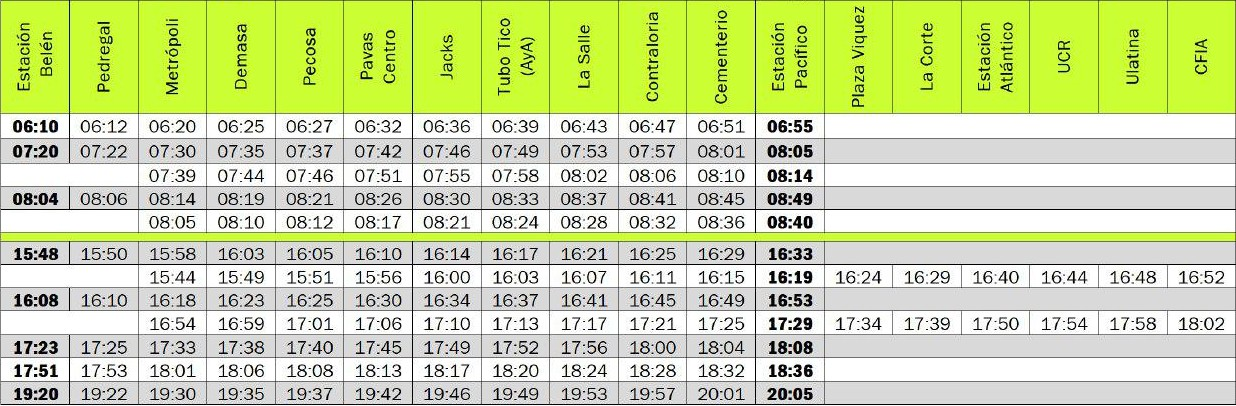
#> input picture imagen1.jpg, 1236 x 406 px
$ python ocr.py --image imagen1.jpg
#> lines starting #> are read from the running program, lines starting #| are printed output that depends on the picture; after the words box and inside, x2 and y2 are one past the last pixel; in counts of white or black regions, pixels touching at a corner belong together
from PIL import Image
import pytesseract
import argparse
import cv2
import os
import re

#####################################
#   Tarea #2                        #
#   Andrés Mora Miranda 2013241401  #
#   Daniela Quesada 2014009760      #
#####################################

def main():

	'''
	Ejemplo de corrida: python3 ocr.py --image /home/andres/Desktop/Compiladores/photo_2018-02-27_22-40-53.jpg
	Ejemplo de corrida con preprocess (opcional): python3 ocr.py --image /home/andres/Desktop/Compiladores/photo_2018-02-27_22-40-53.jpg --preprocess blur
	'''

	filename = 'ocr.txt' # nombre del archivo.
	pattern = '([0-1]?\d|2[0-3]):?([0-5]\d)(\s?[apAP].[mM].)?' # expresión regular.

	'''
	 Construcción y análisis del argumento.
	 --image: El camino a la imagen que estamos enviando a través del sistema OCR.
	 --preprocess: El método de preprocesamiento, thresh (umbral) o blur (desenfoque).
	'''

	ap = argparse.ArgumentParser()
	ap.add_argument("-i", "--image", required=True,
		help="path to input image to be OCR'd")
	ap.add_argument("-p", "--preprocess", type=str, default="thresh",
		help="type of preprocessing to be done")
	args = vars(ap.parse_args())

	image = cv2.imread(args["image"]) #Cargamos la imagen de disco a memoria.
#> image is the input picture: shape (406, 1236, 3); mean B, G, R 162.9, 219.4, 205.1
	gray = cv2.cvtColor(image, cv2.COLOR_BGR2GRAY) #Convierte en escala de grises.
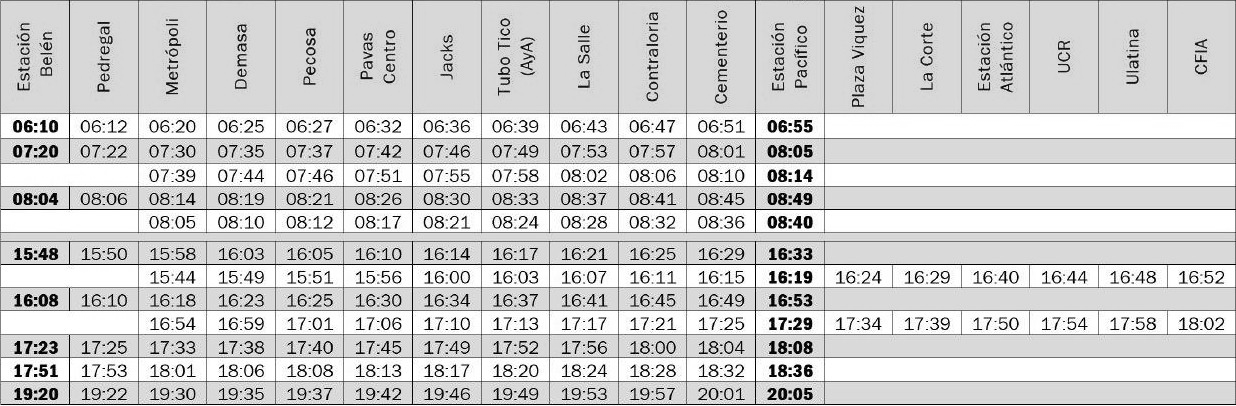
#> gray: shape (406, 1236); min 0, max 255, mean 208.7

	# Si "thresh" o "blur", aplicar umbrales para preprocesar la imagen.
	if args["preprocess"] == "thresh":
		gray = cv2.threshold(gray, 0, 255,
			cv2.THRESH_BINARY | cv2.THRESH_OTSU)[1]
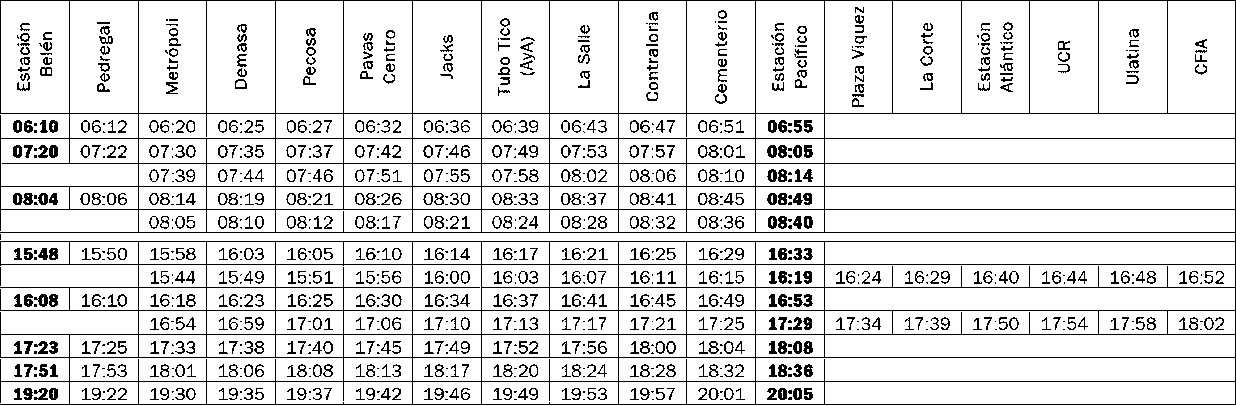
#> gray: shape (406, 1236); 87.8% white; black in thin lines or dots

	elif args["preprocess"] == "blur":
		gray = cv2.medianBlur(gray, 3)

	# escribe la imagen en escala de grises en el disco como un archivo temporal.
	filename = "{}.png".format(os.getpid())
	cv2.imwrite(filename, gray)

	# cargar la imagen como una imagen PIL / Pillow para luego aplicar OCR.
	text = pytesseract.image_to_string(Image.open(filename))

	# Creamos el archivo con el nombre del atributo 'filename'.
	f = open(filename,'w')
	f.write(text)
	f.close()
	print ("Resultado al aplicar OCR a la imagen: " + '\n')
	print(text)

	#Abrir el archivo
	ff = open(filename, 'r')
	lines = ff.readlines()

	print ("Resultado de la expresión regular: " + '\n')
	for line in lines:
	    match = re.search(pattern, line)
	    if match:
	        new_line = match.group() + '\n'
	        print (new_line)

	ff.close()

	#muestra las imagenes de salida
	#cv2.imshow("Image", image)
	#cv2.imshow("Output", gray)
	#cv2.waitKey(0)

if __name__ == "__main__":
   main()
#> (the call stopped at in main, `text = pytesseract.image_to_string(Image.open(filename))`: pytesseract is not available in this run)

$ run again, on imagen33.jpg
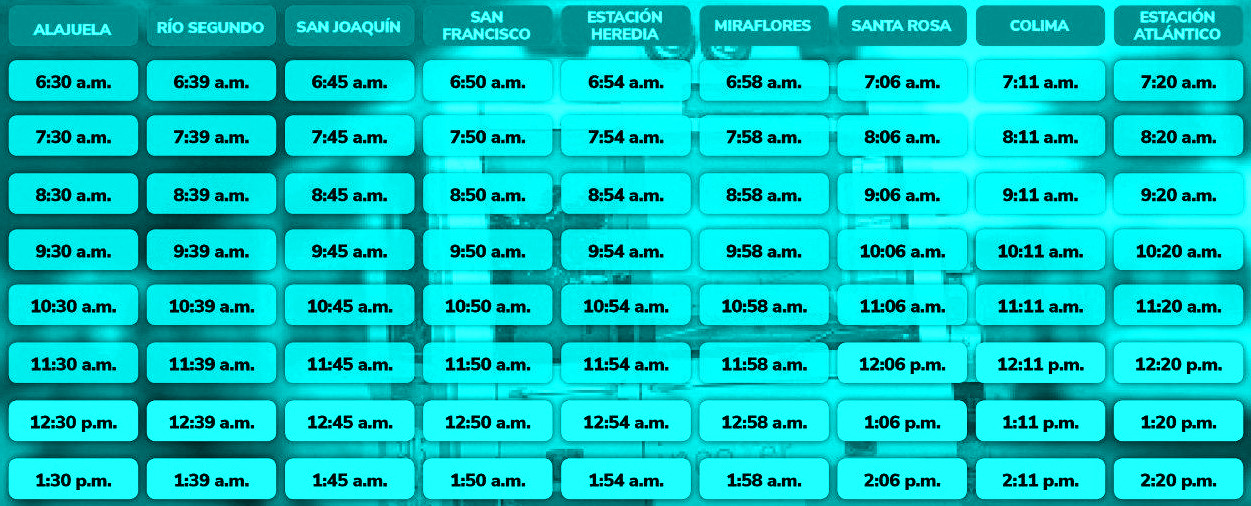
#> input picture imagen33.jpg, 1251 x 506 px
#> in main, image is the input picture: shape (506, 1251, 3); mean B, G, R 201.7, 201.7, 8.1
#> in main, `gray = cv2.cvtColor(image, cv2.COLOR_BGR2GRAY)`:
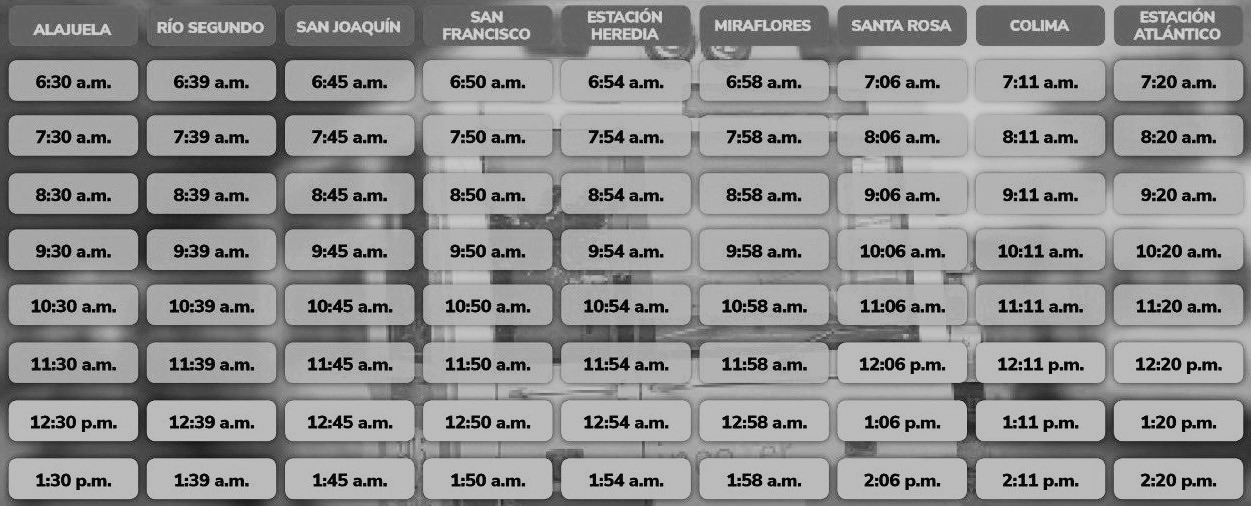
#> gray: shape (506, 1251); min 0, max 219, mean 143.8
#> in main, `gray = cv2.threshold(gray, 0, 255, cv2.THRESH_BINARY | cv2.THRESH_OTSU..`:
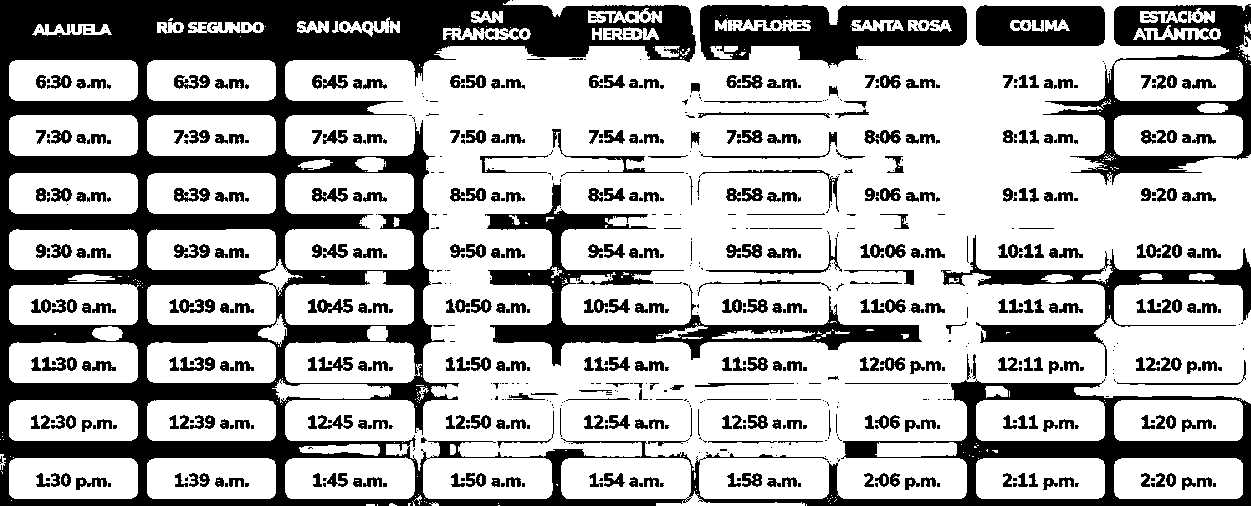
#> gray: shape (506, 1251); 68.7% white; 827 black regions (416 under 20 px), largest, box (x1, y1, x2, y2) and area: (0, 0, 1251, 506) 109109, (485, 183, 922, 366) 12202, (700, 5, 967, 68) 10154

$ run again, on imagen4.jpg
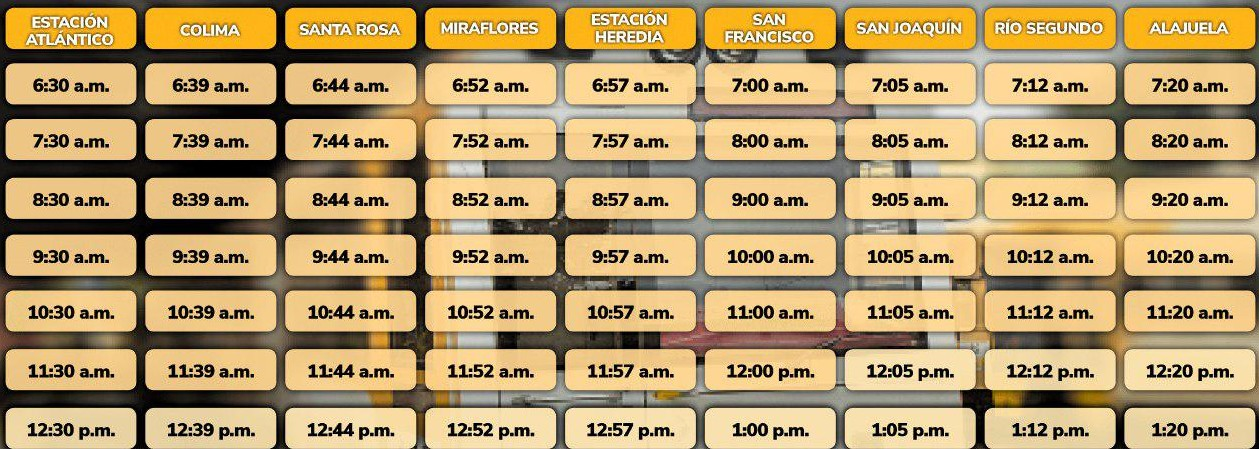
#> input picture imagen4.jpg, 1259 x 449 px
#> in main, image is the input picture: shape (449, 1259, 3); mean B, G, R 107.6, 155.1, 181.2
#> in main, `gray = cv2.cvtColor(image, cv2.COLOR_BGR2GRAY)`:
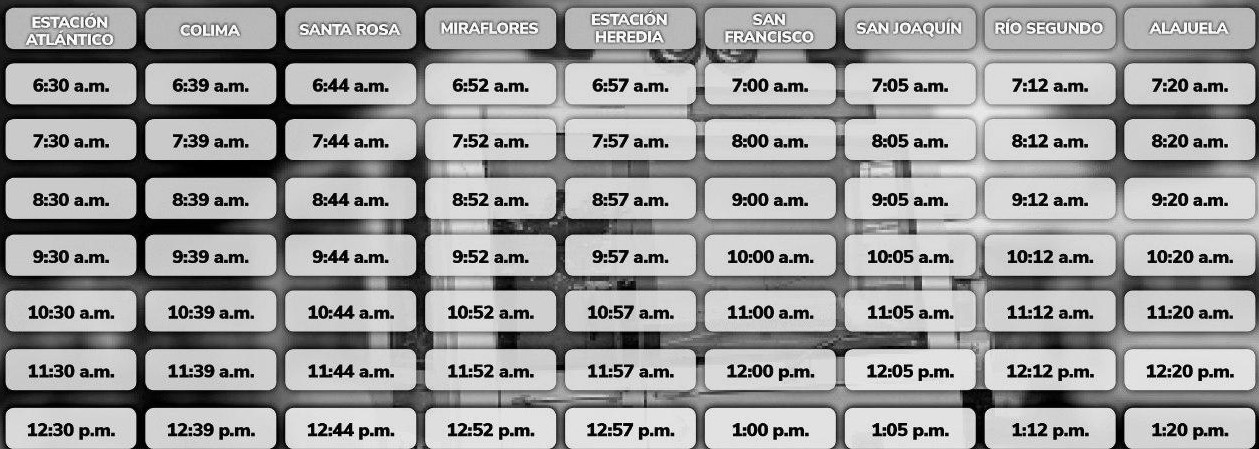
#> gray: shape (449, 1259); min 0, max 255, mean 157.5
#> in main, `gray = cv2.threshold(gray, 0, 255, cv2.THRESH_BINARY | cv2.THRESH_OTSU..`:
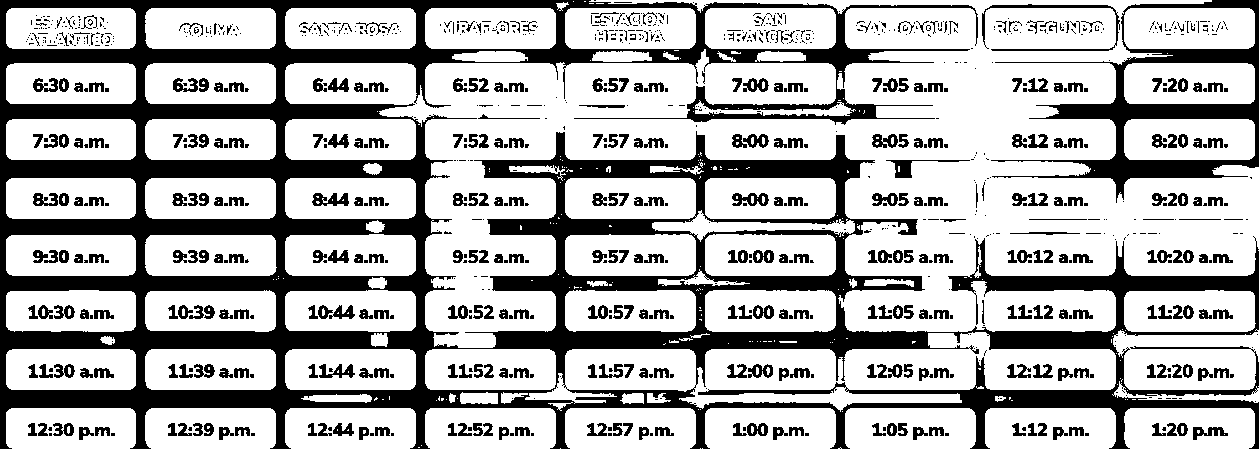
#> gray: shape (449, 1259); 69.4% white; 1069 black regions (717 under 20 px), largest, box (x1, y1, x2, y2) and area: (0, 0, 1259, 449) 124715, (991, 0, 1259, 203) 10204, (982, 4, 1120, 51) 799
